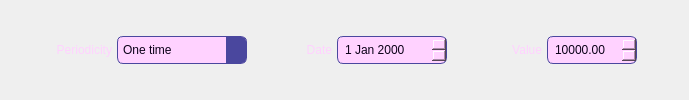
       <widget class="QWidget" name="widgetOperations" native="true">
        <property name="sizePolicy">
         <sizepolicy hsizetype="Preferred" vsizetype="Fixed">
          <horstretch>0</horstretch>
          <verstretch>0</verstretch>
         </sizepolicy>
        </property>
        <property name="minimumSize">
         <size>
          <width>0</width>
          <height>30</height>
         </size>
        </property>
        <property name="maximumSize">
         <size>
          <width>16777215</width>
          <height>16777215</height>
         </size>
        </property>
        <property name="styleSheet">
         <string notr="true">QDateEdit {
color: rgb(255, 210, 255);
border: 1px solid;
font: 13pt &quot;Anta&quot;;
padding: 0 5px;
border-radius: 6px;
border-color: rgb(255, 210, 255);
background-color: rgb(11, 1, 24);
selection-background-color: rgb(248, 160, 165);
selection-color: black;
background-color: rgb(33, 32, 70);

color: rgb(11, 1, 24);
background-color: rgb(255, 210, 255);
border-color: rgb(74, 71, 158);
}

QDateEdit::up-button {
subcontrol-origin: border;
subcontrol-position: top right; 
border-top-right-radius: 3px;
border-style: solid;
border-width: 0px;
border-color: rgb(74, 71, 158);
background-color:  rgb(74, 71, 158);
image: url(:/icons/add_yellow.svg);
padding: 0px;
margin: 0px;
width: 16px;
height: 14px;
 }


QDateEdit::down-button {
subcontrol-origin: border;
subcontrol-position: bottom right;
border-bottom-right-radius: 3px;
border-style: solid;
border-width: 0px;
border-color: rgb(74, 71, 158);
background-color:  rgb(74, 71, 158);
image: url(:/icons/remove_yellow.svg);
padding: 0px;
margin: 0px;
width: 16px;
height: 14px;
 }

QDateEdit::down-button:hover {
background-color: rgb(169, 167, 215);
}

QDateEdit::down-button:pressed {
background-color: rgb(25, 24, 53);
}

QDateEdit::up-button:hover {
background-color: rgb(169, 167, 215);
}

QDateEdit::up-button:pressed {
background-color: rgb(25, 24, 53);
}

QComboBox {
color: rgb(255, 210, 255);
border: 1px solid;
font: 13pt &quot;Anta&quot;;
border-radius: 6px;
border-color: rgb(255, 210, 255);
padding: 0 5px;
background-color: rgb(11, 1, 24);
selection-background-color: rgb(248, 160, 165);
selection-color: black;
background-color: rgb(33, 32, 70);

color: rgb(11, 1, 24);
background-color: rgb(255, 210, 255);
border-color: rgb(74, 71, 158);
}


QComboBox::drop-down:button {
color: rgb(255, 210, 255);
border-top-right-radius: 4px;
border-bottom-right-radius: 4px;
border-style: solid;
border-width: 0px;
border-color: rgb(255, 210, 255);
background-color: rgb(74, 71, 158);
padding: 0px;
width: 20px;
}

QComboBox::down-arrow {
image: url(:/icons/keyboard_arrow_down_yellow.svg);
}

QComboBox::drop-down:hover {
background-color: rgb(169, 167, 215);
border-color: rgb(169, 167, 215);
}

QComboBox::drop-down:pressed {
background-color: rgb(25, 24, 53);
border-color: rgb(25, 24, 53);
}

QComboBox QAbstractItemView {
color: rgb(255, 210, 255);
border: 0px solid;
border-radius: 4px;
border-color: rgba(130, 127, 255, 133);
background-color: rgb(2, 1, 18);
}

QComboBox:item {
color: rgb(255, 210, 255);
}

QComboBox:item:selected {
background-color: rgb(74, 71, 158);
color: rgb(255, 210, 255);
/*background-color: rgb(255, 105, 103);*/
}


QPushButton {
font: 13pt &quot;Anta&quot;;
color: rgb(255, 210, 255);
border-radius: 6px;
border-style: solid;
border-width: 2px;
border-color: rgb(8, 1, 18);
background-color: rgb(74, 71, 158);
}

QPushButton:hover {
background-color: rgb(169, 167, 215);
}

QPushButton:pressed {
background-color: rgb(25, 24, 53);
}

QLineEdit {
color: rgb(255, 210, 255);
border: 1px solid;
font: 13pt &quot;Anta&quot;;
border-radius: 6px;
border-color: rgb(255, 210, 255);
padding: 0 8px;
background-color: rgb(33, 32, 70);/*rgb(11, 1, 24);*/
selection-background-color: rgb(248, 160, 165);
selection-color: black;

color: rgb(11, 1, 24);
background-color: rgb(255, 210, 255);
border-color: rgb(74, 71, 158);
}

QDoubleSpinBox {
color: rgb(255, 210, 255);
border: 1px solid;
font: 13pt &quot;Anta&quot;;
padding: 0 5px;
border-radius: 6px;
border-color: rgb(255, 210, 255);
background-color: rgb(11, 1, 24);
selection-background-color: rgb(248, 160, 165);
selection-color: black;
background-color: rgb(33, 32, 70);

color: rgb(11, 1, 24);
background-color: rgb(255, 210, 255);
border-color: rgb(74, 71, 158);
}

QDoubleSpinBox#doubleSpinBoxRate {
padding: 0 20px 0 5px;
}

QDoubleSpinBox#doubleSpinBoxTax{
padding: 0 20px 0 5px;
}

QDoubleSpinBox::up-button {
subcontrol-origin: border;
subcontrol-position: top right; 
border-top-right-radius: 3px;
border-style: solid;
border-width: 0px;
border-color: rgb(74, 71, 158);
background-color:  rgb(74, 71, 158);
image: url(:/icons/add_yellow.svg);
padding: 0px;
margin: 0px;
width: 16px;
height: 14px;
 }


QDoubleSpinBox::down-button {
subcontrol-origin: border;
subcontrol-position: bottom right;
border-bottom-right-radius: 3px;
border-style: solid;
border-width: 0px;
border-color: rgb(74, 71, 158);
background-color:  rgb(74, 71, 158);
image: url(:/icons/remove_yellow.svg);
padding: 0px;
margin: 0px;
width: 16px;
height: 14px;
 }

QDoubleSpinBox::down-button:hover {
background-color: rgb(169, 167, 215);
}

QDoubleSpinBox::down-button:pressed {
background-color: rgb(25, 24, 53);
}

QDoubleSpinBox::up-button:hover {
background-color: rgb(169, 167, 215);
}

QDoubleSpinBox::up-button:pressed {
background-color: rgb(25, 24, 53);
}

QLabel {
background: none;
font: 16pt &quot;Anta&quot;;
color: rgb(255, 210, 255);
}

QLabel {
color: rgb(255, 210, 255);
font: 14pt &quot;Kode Mono&quot;;
}

QRadioButton {
font: 13pt &quot;Anta&quot;;
color: rgb(255, 210, 255);
}

QRadioButton::indicator {
width: 10px;
height: 10px;
border-radius: 7px;
}

QRadioButton::indicator:checked {
    background-color:  rgb(243, 89, 97);
    border: 2px solid rgb(255, 210, 255);
}

QRadioButton::indicator:unchecked {
    background-color: rgb(8, 1, 18);
    border: 2px solid rgb(255, 210, 255);
}

QCheckBox {
font: 13pt &quot;Anta&quot;;
color: rgb(255, 210, 255);
spacing: 4px;
}

QCheckBox::QLabel {
}

QCheckBox::indicator {
width: 13px;
height: 13px;
border-radius: 3px;
}

QCheckBox::indicator:checked {
    background-color:  rgb(243, 89, 97);
    border: 2px solid rgb(255, 210, 255);
	image: url(:/icons/check_yellow.svg);
}

QCheckBox::indicator:unchecked {
    background-color: rgb(8, 1, 18);
    border: 2px solid rgb(255, 210, 255);
}

QSpinBox {
color: rgb(255, 210, 255);
border: 1px solid;
font: 13pt &quot;Anta&quot;;
padding: 0 5px;
border-radius: 6px;
border-color: rgb(255, 210, 255);
background-color: rgb(11, 1, 24);
selection-background-color: rgb(248, 160, 165);
selection-color: black;
background-color: rgb(33, 32, 70);

color: rgb(11, 1, 24);
background-color: rgb(255, 210, 255);
border-color: rgb(74, 71, 158);
}


QSpinBox::up-button {
subcontrol-origin: border;
subcontrol-position: top right; 
border-top-right-radius: 3px;
border-style: solid;
border-width: 0px;
border-color: rgb(74, 71, 158);
background-color:  rgb(74, 71, 158);
image: url(:/icons/add_yellow.svg);
padding: 0px;
margin: 0px;
width: 16px;
height: 14px;
 }


QSpinBox::down-button {
subcontrol-origin: border;
subcontrol-position: bottom right;
border-bottom-right-radius: 3px;
border-style: solid;
border-width: 0px;
border-color: rgb(74, 71, 158);
background-color:  rgb(74, 71, 158);
image: url(:/icons/remove_yellow.svg);
padding: 0px;
margin: 0px;
width: 16px;
height: 14px;
 }

QSpinBox::down-button:hover {
background-color: rgb(169, 167, 215);
}

QSpinBox::down-button:pressed {
background-color: rgb(25, 24, 53);
}

QSpinBox::up-button:hover {
background-color: rgb(169, 167, 215);
}

QSpinBox::up-button:pressed {
background-color: rgb(25, 24, 53);
}

QTableWidget {
    /*background-color: rgb(2, 1, 18);*/
background-color: rgb(74, 71, 158);
border: 0px inset;
border-color: rgb(2, 1, 18);
    border-radius: 5px;
    font: 12pt &quot;Anta&quot;;
}

QHeaderView {
    background-color: rgb(74, 71, 158);
    padding: 0px;
    border-top-right-radius: 0px;
    border-top-left-radius: 5px;
    border-bottom-right-radius: 0px;
    border-bottom-left-radius: 5px;
    border: 0px solid rgb(74, 71, 158);
    font: 13pt &quot;Anta&quot;;
}

QHeaderView::section {
    background-color: rgb(255, 210, 255);
    border: 1px solid rgb(74, 71, 158);
    color: rgb(11, 1, 24);
}

QHeaderView::section:first {
}

QHeaderView::section:last {

}

QHeaderView::section:pressed {
	background-color: rgb(246, 136, 142);
}

QHeaderView::section:checked {
	background-color: rgb(246, 136, 142);
}

QTableWidget QTableCornerButton::section {
   background-color: rgb(74, 71, 158);
    border: 1px solid rgb(74, 71, 158);
    color: rgb(74, 71, 158);
    border-top-left-radius: 5px;
}

QTableView::item {
background-color: rgb(74, 71, 158);
    border: 0px solid rgb(74, 71, 158);
    color: rgb(255, 210, 255);
/*
selection-color: rgb(2, 1, 18);
selection-background-color: rgb(243, 89, 97);
*/
}


QTableView::item:selected {
background-color: rgb(246, 136, 142);
    border: 0px solid rgb(74, 71, 158);
color: rgb(2, 1, 18);
}

QScrollBar:vertical {
background-color: rgb(2, 1, 18);
border: 1px solid rgb(74, 71, 158);
color:  rgb(255, 210, 255);
border-width: 0px;border-style: solid;
margin: 25px 0 25px 0;
width: 22px;
}

QScrollBar::handle:vertical {
background-color: rgb(74, 71, 158);
border: 1px solid rgb(74, 71, 158);
image: url(:/icons/menu_yellow.svg);
/*
border-top: 1px solid rgb(2, 1, 18);
border-bottom: 1px solid rgb(2, 1, 18);
border: 1px solid rgb(2, 1, 18);
*/
}

QScrollBar::handle:vertical:hover {
background-color: rgb(169, 167, 215);
border-color: rgb(169, 167, 215);
}

QScrollBar::handle:vertical:pressed {
background-color: rgb(25, 24, 53);
border-color: rgb(25, 24, 53);
}

QScrollBar::add-line:vertical {
border: 1px solid rgb(74, 71, 158);
background-color: rgb(74, 71, 158);
border-bottom-right-radius: 7px;
subcontrol-position: bottom;
subcontrol-origin: margin;
image: url(:/icons/keyboard_arrow_down_yellow.svg);
}

QScrollBar::sub-line:vertical {
border: 1px solid rgb(74, 71, 158);
background-color: rgb(74, 71, 158);
border-top-right-radius: 7px;
subcontrol-position: top;
subcontrol-origin: margin;
image: url(:/icons/keyboard_arrow_up_yellow.svg);
}

QScrollBar::add-line:vertical:hover {
border-color: rgb(169, 167, 215);
background-color: rgb(169, 167, 215);
}

QScrollBar::sub-line:vertical:hover {
border-color: rgb(169, 167, 215);
background-color: rgb(169, 167, 215);
}

QScrollBar::add-line:vertical:pressed {
border-color: rgb(25, 24, 53);
background-color: rgb(25, 24, 53);
}

QScrollBar::sub-line:vertical:pressed {
border-color: rgb(25, 24, 53);
background-color: rgb(25, 24, 53);
}

</string>
        </property>
        <layout class="QGridLayout" name="gridLayout_10">
         <property name="leftMargin">
          <number>12</number>
         </property>
         <property name="topMargin">
          <number>0</number>
         </property>
         <property name="rightMargin">
          <number>12</number>
         </property>
         <property name="bottomMargin">
          <number>0</number>
         </property>
         <property name="horizontalSpacing">
          <number>5</number>
         </property>
         <item row="1" column="7">
          <widget class="QDoubleSpinBox" name="doubleSpinBoxValue">
           <property name="minimumSize">
            <size>
             <width>0</width>
             <height>28</height>
            </size>
           </property>
           <property name="maximum">
            <double>1000000000.000000000000000</double>
           </property>
           <property name="stepType">
            <enum>QAbstractSpinBox::AdaptiveDecimalStepType</enum>
           </property>
           <property name="value">
            <double>10000.000000000000000</double>
           </property>
          </widget>
         </item>
         <item row="1" column="3">
          <widget class="QLabel" name="labelOperationDate">
           <property name="minimumSize">
            <size>
             <width>40</width>
             <height>0</height>
            </size>
           </property>
           <property name="text">
            <string>Date</string>
           </property>
           <property name="alignment">
            <set>Qt::AlignRight|Qt::AlignTrailing|Qt::AlignVCenter</set>
           </property>
          </widget>
         </item>
         <item row="1" column="8">
          <spacer name="horizontalSpacer_4">
           <property name="orientation">
            <enum>Qt::Horizontal</enum>
           </property>
           <property name="sizeHint" stdset="0">
            <size>
             <width>40</width>
             <height>20</height>
            </size>
           </property>
          </spacer>
         </item>
         <item row="1" column="1">
          <widget class="QComboBox" name="comboBoxOperationPeriodicity">
           <property name="sizePolicy">
            <sizepolicy hsizetype="Fixed" vsizetype="Preferred">
             <horstretch>0</horstretch>
             <verstretch>0</verstretch>
            </sizepolicy>
           </property>
           <property name="minimumSize">
            <size>
             <width>100</width>
             <height>0</height>
            </size>
           </property>
           <item>
            <property name="text">
             <string>One time</string>
            </property>
           </item>
           <item>
            <property name="text">
             <string>Monthly</string>
            </property>
           </item>
           <item>
            <property name="text">
             <string>Every two months</string>
            </property>
           </item>
           <item>
            <property name="text">
             <string>Quarterly</string>
            </property>
           </item>
           <item>
            <property name="text">
             <string>Twice a year</string>
            </property>
           </item>
           <item>
            <property name="text">
             <string>Annually</string>
            </property>
           </item>
          </widget>
         </item>
         <item row="1" column="2">
          <spacer name="horizontalSpacer_3">
           <property name="orientation">
            <enum>Qt::Horizontal</enum>
           </property>
           <property name="sizeHint" stdset="0">
            <size>
             <width>40</width>
             <height>20</height>
            </size>
           </property>
          </spacer>
         </item>
         <item row="1" column="0">
          <widget class="QLabel" name="labelOperationPeriodicity">
           <property name="sizePolicy">
            <sizepolicy hsizetype="Fixed" vsizetype="Preferred">
             <horstretch>0</horstretch>
             <verstretch>0</verstretch>
            </sizepolicy>
           </property>
           <property name="minimumSize">
            <size>
             <width>100</width>
             <height>0</height>
            </size>
           </property>
           <property name="text">
            <string>Periodicity</string>
           </property>
           <property name="alignment">
            <set>Qt::AlignRight|Qt::AlignTrailing|Qt::AlignVCenter</set>
           </property>
          </widget>
         </item>
         <item row="1" column="4">
          <widget class="QDateEdit" name="dateEditOperationDate">
           <property name="sizePolicy">
            <sizepolicy hsizetype="Fixed" vsizetype="Fixed">
             <horstretch>0</horstretch>
             <verstretch>0</verstretch>
            </sizepolicy>
           </property>
           <property name="minimumSize">
            <size>
             <width>110</width>
             <height>28</height>
            </size>
           </property>
           <property name="minimumDate">
            <date>
             <year>1900</year>
             <month>1</month>
             <day>1</day>
            </date>
           </property>
          </widget>
         </item>
         <item row="1" column="6">
          <widget class="QLabel" name="labelOperationValue">
           <property name="minimumSize">
            <size>
             <width>50</width>
             <height>0</height>
            </size>
           </property>
           <property name="text">
            <string>Value</string>
           </property>
           <property name="alignment">
            <set>Qt::AlignRight|Qt::AlignTrailing|Qt::AlignVCenter</set>
           </property>
          </widget>
         </item>
         <item row="1" column="5">
          <spacer name="horizontalSpacer_5">
           <property name="orientation">
            <enum>Qt::Horizontal</enum>
           </property>
           <property name="sizeHint" stdset="0">
            <size>
             <width>40</width>
             <height>20</height>
            </size>
           </property>
          </spacer>
         </item>
        </layout>
       </widget>
